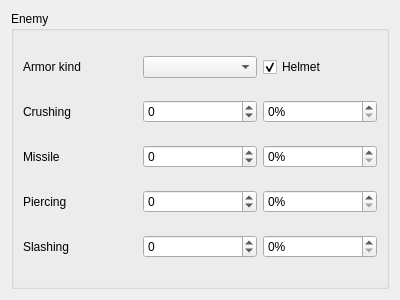
<?xml version="1.0" encoding="UTF-8"?>
<ui version="4.0">
 <class>Enemy</class>
 <widget class="QWidget" name="Enemy">
  <property name="geometry">
   <rect>
    <x>0</x>
    <y>0</y>
    <width>400</width>
    <height>300</height>
   </rect>
  </property>
  <property name="windowTitle">
   <string>Form</string>
  </property>
  <layout class="QHBoxLayout" name="horizontalLayout">
   <item>
    <widget class="QGroupBox" name="targetGroup">
     <property name="title">
      <string>Enemy</string>
     </property>
     <layout class="QGridLayout" name="gridLayout_5">
      <item row="0" column="0">
       <widget class="QLabel" name="armorLabel">
        <property name="text">
         <string>Armor kind</string>
        </property>
       </widget>
      </item>
      <item row="0" column="1">
       <widget class="QComboBox" name="armor"/>
      </item>
      <item row="1" column="0">
       <widget class="QLabel" name="crushingModifierLabel">
        <property name="text">
         <string>Crushing</string>
        </property>
       </widget>
      </item>
      <item row="1" column="1">
       <widget class="QSpinBox" name="crushingModifier">
        <property name="minimum">
         <number>-10</number>
        </property>
        <property name="maximum">
         <number>10</number>
        </property>
       </widget>
      </item>
      <item row="1" column="2">
       <widget class="QSpinBox" name="crushingResistance">
        <property name="suffix">
         <string>%</string>
        </property>
        <property name="maximum">
         <number>100</number>
        </property>
        <property name="singleStep">
         <number>5</number>
        </property>
       </widget>
      </item>
      <item row="2" column="0">
       <widget class="QLabel" name="missileModifierLabel">
        <property name="text">
         <string>Missile</string>
        </property>
       </widget>
      </item>
      <item row="2" column="1">
       <widget class="QSpinBox" name="missileModifier">
        <property name="minimum">
         <number>-10</number>
        </property>
        <property name="maximum">
         <number>10</number>
        </property>
       </widget>
      </item>
      <item row="2" column="2">
       <widget class="QSpinBox" name="missileResistance">
        <property name="suffix">
         <string>%</string>
        </property>
        <property name="maximum">
         <number>100</number>
        </property>
        <property name="singleStep">
         <number>5</number>
        </property>
       </widget>
      </item>
      <item row="3" column="0">
       <widget class="QLabel" name="piercingModifierLabel">
        <property name="text">
         <string>Piercing</string>
        </property>
       </widget>
      </item>
      <item row="3" column="1">
       <widget class="QSpinBox" name="piercingModifier">
        <property name="minimum">
         <number>-10</number>
        </property>
        <property name="maximum">
         <number>10</number>
        </property>
       </widget>
      </item>
      <item row="3" column="2">
       <widget class="QSpinBox" name="piercingResistance">
        <property name="suffix">
         <string>%</string>
        </property>
        <property name="maximum">
         <number>100</number>
        </property>
        <property name="singleStep">
         <number>5</number>
        </property>
       </widget>
      </item>
      <item row="4" column="0">
       <widget class="QLabel" name="slashingModifierLabel">
        <property name="text">
         <string>Slashing</string>
        </property>
       </widget>
      </item>
      <item row="4" column="1">
       <widget class="QSpinBox" name="slashingModifier">
        <property name="minimum">
         <number>-10</number>
        </property>
        <property name="maximum">
         <number>10</number>
        </property>
       </widget>
      </item>
      <item row="4" column="2">
       <widget class="QSpinBox" name="slashingResistance">
        <property name="suffix">
         <string>%</string>
        </property>
        <property name="maximum">
         <number>100</number>
        </property>
        <property name="singleStep">
         <number>5</number>
        </property>
       </widget>
      </item>
      <item row="0" column="2">
       <widget class="QCheckBox" name="helmet">
        <property name="enabled">
         <bool>true</bool>
        </property>
        <property name="text">
         <string>Helmet</string>
        </property>
        <property name="checked">
         <bool>true</bool>
        </property>
       </widget>
      </item>
     </layout>
    </widget>
   </item>
  </layout>
 </widget>
 <resources/>
 <connections/>
</ui>
